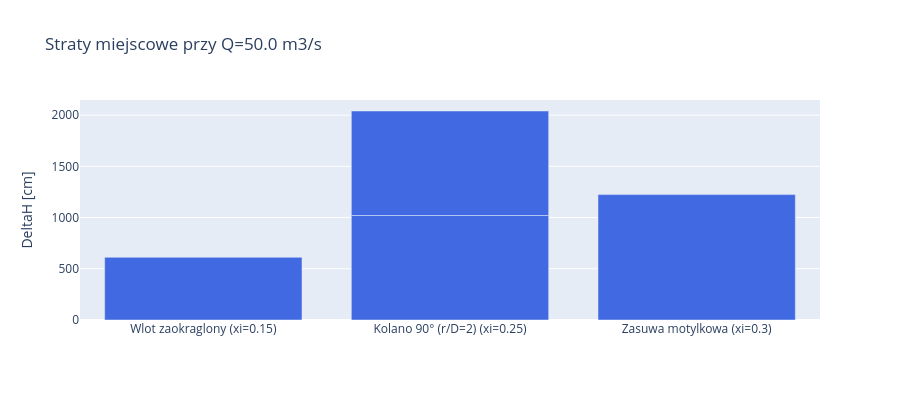

The code cell stored with this chart in its notebook:
### Markdown cell above
**Prompt do LLM:**
> *"Napisz kod ktory pokaze straty miejscowe dla typowych elementow
> (wlot zaokraglony, kolano, zasuwa) przy przeplywach 1-200 m3/s
> i przekroju A=1.77 m2 (rura D=1.5m). Narysuj wykres slupkowy
> sumy strat przy Q=50 m3/s."*

**Uzyte funkcje:** `src.losses.minor_loss()`

### Code cell
D_pipe = 1.5
A_pipe = np.pi * D_pipe**2 / 4

elements = [
    ('Wlot zaokraglony', 0.15),
    ('Kolano 90° (r/D=2)', 0.25),
    ('Kolano 90° (r/D=2)', 0.25),
    ('Zasuwa motylkowa', 0.3),
]

Q_test = 50.0
print(f'Straty miejscowe przy Q={Q_test} m3/s, D={D_pipe}m (A={A_pipe:.2f} m2):')
names, values = [], []
for name, xi in elements:
    dH = minor_loss(Q_test, A_pipe, xi)
    print(f'  {name:30s} (xi={xi:.2f}): {dH:.4f} m = {dH*100:.2f} cm')
    names.append(f'{name} (xi={xi})')
    values.append(float(dH))

print(f'  {"SUMA":30s}         : {sum(values):.4f} m = {sum(values)*100:.2f} cm')

fig = go.Figure(go.Bar(x=names, y=[v*100 for v in values], marker_color='royalblue'))
fig.update_layout(
    title=f'Straty miejscowe przy Q={Q_test} m3/s',
    yaxis_title='DeltaH [cm]', height=400,
)
fig.show()

### Figure 1 — Plotly figure (JSON) as saved in the notebook; plotly's stock layout.template omitted (floating-point values rounded to 4 significant figures)
{"data": [{"marker": {"color": "royalblue"}, "type": "bar", "x": ["Wlot zaokraglony (xi=0.15)", "Kolano 90° (r/D=2) (xi=0.25)", "Kolano 90° (r/D=2) (xi=0.25)", "Zasuwa motylkowa (xi=0.3)"], "y": [612.1, 1020.0, 1020.0, 1224.0]}], "layout": {"height": 400, "title": {"text": "Straty miejscowe przy Q=50.0 m3/s"}, "yaxis": {"title": {"text": "DeltaH [cm]"}}}}
